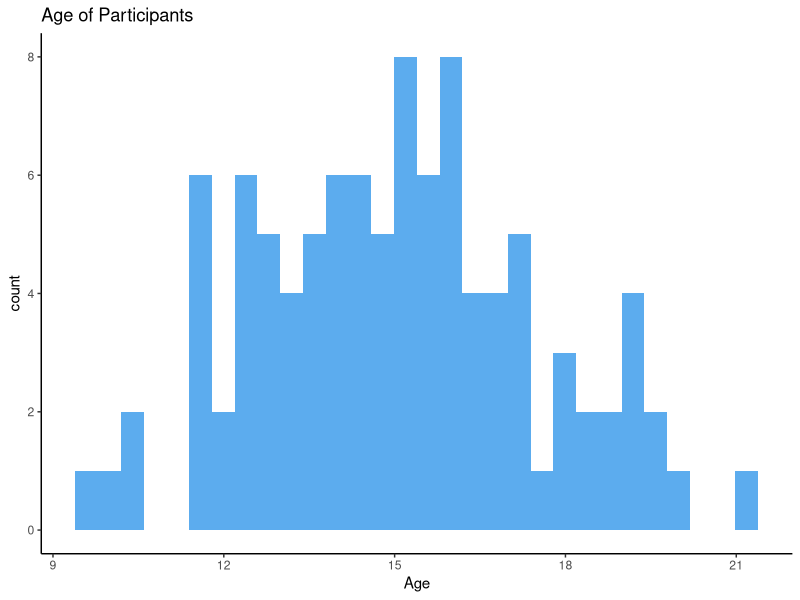
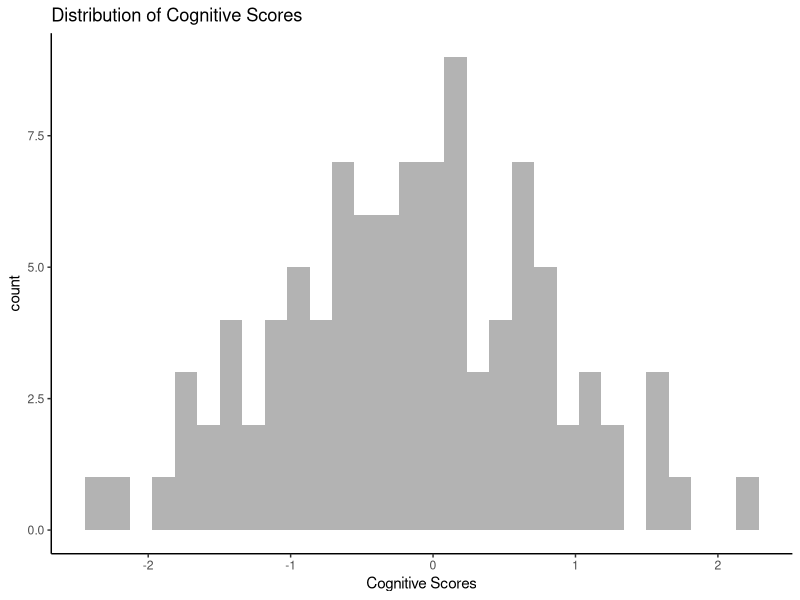
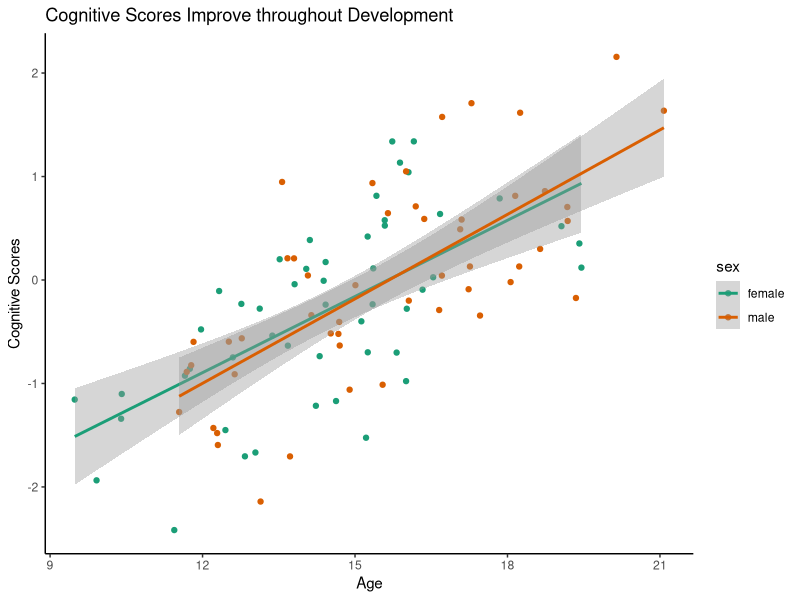

Generate these figures, in order, with R:
### This script will demonstrate basic familiarity with R
###
### Noah Hillman
### April 20, 2021


# Load the R library, ggplot2, and no others (i.e., you should use base R for most
# of this exercise)

library(ggplot2)
library(MASS)

# Create a dataframe with NAs in every cell, 100 rows, and columns with the
# following names: bblid,sex,age,cognition.

df <- data.frame(bblid = rep(NA,100),sex = rep(NA,100),age = rep(NA,100),cognition = rep(NA,100))

# Sample 100 random integers, without replacement, between 10,000 and 20,000
# to serve as bblids (our lab's subject identifier). Put these integers into the
# bblid column.

ids <- sample(10000:20000,size = 100,replace = FALSE)
df$bblid <- ids

# Simulate 100 ages and 100 cognition scores from a bivariate normal distribution
# with rho=.7, and put these values into their respective columns in the dataframe.

set.seed(10)
scores <- mvrnorm(n = 100, mu = c(0,0),Sigma = matrix(c(1,.7,.7,1),nrow = 2,ncol = 2))
colnames(scores) <- c("age","cognition")
df$age <- scores[,"age"]
df$cognition <- scores[,"cognition"]

# Scale the age values so mean=15 and variance=6.
newMean <- 15
newVar <- 6
oldMean <- with(df,mean(age))
oldVar <- with(df,var(age))
a <- sqrt(newVar/oldVar)
b <- newMean - a*oldMean

df$age <-  a*df$age + b

with(df,mean(age))
with(df,var(age))

# Check if any age values are below zero. How many are there?

(belowZero <- sum(df$age < 0))

# There are no individuals in the dataset whose age is below 0.

# For any age values that are below zero, replace that age with zero. Write this
# code whether or not there are ages below zero.

df$age <- with(df,ifelse(age < 0,0,age))

# Create two ggplots: a histogram of ages, and a histogram of cognition. Use
# non-default themes and colors (explore!).

AgeHist <- ggplot(data = df) + geom_histogram(aes(x = age),fill = "steelblue2") + labs(x = "Age",title = "Age of Participants") + theme_classic()


CogHist <- ggplot(data = df) + geom_histogram(aes(x = cognition),fill = "gray70") + labs(x = "Cognitive Scores",title = "Distribution of Cognitive Scores") + theme_classic()

# Calculate the correlation between age and cognition. Does it look familiar?

with(df,cor(age,cognition))

# The correlation between age and cognition is nearly identical to the value of $\rho$ which was specified when generating the random values for cognition and age using the multivariate normal distribution. 

# Now assign the first 50 rows in your dataframe to be female, and the latter
# 50 to be male. Make sure your sex variable is coded as a factor.

df$sex <- c(rep("female",50),rep("male",50))
df$sex <- with(df,factor(sex))

# Create a scatterplot with age on the x-axis, and cognition on the y-axis.
# Color your points by sex, and plot a regression line per sex.

Scatterplot <- ggplot(data = df,aes(x = age,y = cognition,color = sex)) + geom_point() + geom_smooth(method = "lm") + theme_classic() + labs(x = "Age",y = "Cognitive Scores",title = "Cognitive Scores Improve throughout Development") + scale_color_brewer(palette = "Dark2")

# Export all of your plots to one pdf, with each plot on a different page.

pdf(file = "UPennPlots.pdf")

AgeHist
CogHist
Scatterplot 

dev.off()